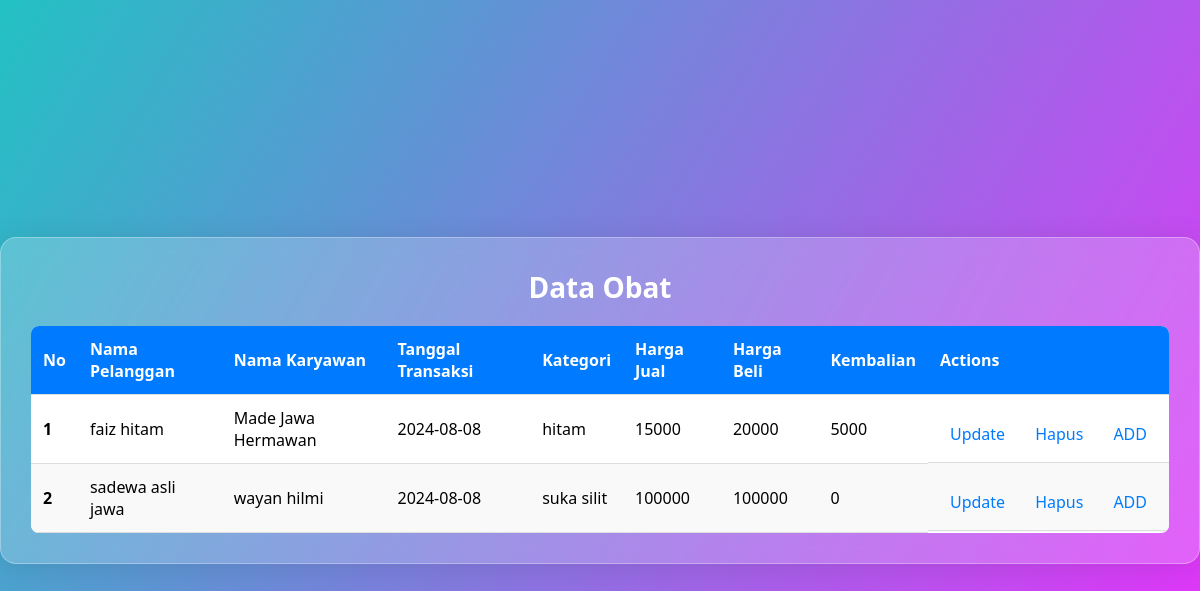
Screenshot of /transaksi/tampil_obat.php with the database file from the repository.
### tables this page shows
CREATE TABLE `tb_transaksi` (
  `id_transaksi` int(5) NOT NULL,
  `id_pelanggan` int(4) DEFAULT NULL,
  `id_karyawan` int(4) DEFAULT NULL,
  `tgl_transaksi` date DEFAULT NULL,
  `kategori_pelanggan` varchar(20) DEFAULT NULL,
  `total_bayar` double DEFAULT NULL,
  `bayar` double DEFAULT NULL,
  `kembali` double DEFAULT NULL
);

CREATE TABLE `tb_pelanggan` (
  `id_pelanggan` int(4) NOT NULL,
  `nama_pelanggan` varchar(50) NOT NULL,
  `alamat` varchar(100) NOT NULL,
  `telp` int(15) NOT NULL,
  `usia` int(3) NOT NULL,
  `bukti_foto_resep` varchar(255) NOT NULL
);

CREATE TABLE `tb_karyawan` (
  `id_karyawan` int(4) NOT NULL,
  `nama_karyawan` varchar(50) NOT NULL,
  `alamat` varchar(100) NOT NULL,
  `telp` varchar(15) NOT NULL
);

### transaksi/tampil_obat.php (the view, shortened to what this page needs)
<!DOCTYPE html>
<html lang="en">
<head>
</head>
<body>
  <div class="container">
    <h1>Data Obat</h1>
    <table class="table table-striped">
      <thead>
        <tr>
          <th scope="col">No</th>
          <th scope="col">Nama Pelanggan</th>
          <th scope="col">Nama Karyawan</th>
          <th scope="col">Tanggal Transaksi</th>
          <th scope="col">Kategori</th>
          <th scope="col">Harga Jual</th>
          <th scope="col">Harga Beli</th>
          <th scope="col">Kembalian</th>
          <th scope="col">Actions</th>
        </tr>
      </thead>
      <tbody>
        <?php
        include "../conn.php";
        $no = 1;
        $data_obat = mysqli_query($conn, "SELECT * FROM tb_transaksi INNER JOIN tb_pelanggan ON tb_transaksi.id_pelanggan = tb_pelanggan.id_pelanggan INNER JOIN tb_karyawan ON tb_transaksi.id_karyawan = tb_karyawan.id_karyawan");
        while ($data = mysqli_fetch_assoc($data_obat)) {
        ?>
          <tr>
            <th scope="row"><?= $no++ ?></th>
            <td><?= $data['nama_pelanggan']; ?></td>
            <td><?= $data['nama_karyawan']; ?></td>
            <td><?= $data['tgl_transaksi']; ?></td>
            <td><?= $data['kategori_pelanggan']; ?></td>
            <td><?= $data['total_bayar']; ?></td>
            <td><?= $data['bayar']; ?></td>
            <td><?= $data['kembali']; ?></td>
            <td class="actions">
              <a href="update.php?id_obat=<?= $data['id_transaksi'] ?>">Update</a>
              <a href="delete_obat.php?id_obat=<?= $data['id_transaksi'] ?>" onclick="return confirm('Apakah anda yakin ingin menghapus data ini?')">Hapus</a>
              <a href="tambah_obat.php">ADD</a>
            </td>
          </tr>
        <?php
        }
        ?>
      </tbody>
    </table>
  </div>
</body>
</html>

### transaksi/tampil_obat.php (style rules this page uses)
body { font-family: 'Segoe UI', Tahoma, Geneva, Verdana, sans-serif; display: flex; justify-content: center; align-items: center; height: 100vh; margin: 0; background: rgb(34, 193, 195); background: linear-gradient(120deg, rgba(34, 193, 195, 1) 0%, rgba(237, 45, 253, 1) 100%); }
.container { padding: 30px; max-width: 1200px; width: 100%; background: rgba(255, 255, 255, 0.2); border-radius: 16px; box-shadow: 0 4px 30px rgba(0, 0, 0, 0.1); backdrop-filter: blur(10px); -webkit-backdrop-filter: blur(10px); border: 1px solid rgba(255, 255, 255, 0.3); }
h1 { color: #ffffff; margin: 0 0 20px; font-size: 28px; text-align: center; }
table { width: 100%; border-collapse: collapse; background-color: #ffffff; border-radius: 8px; overflow: hidden; }
thead { background-color: #007bff; color: white; }
th, td { padding: 12px; text-align: left; border-bottom: 1px solid #ddd; }
th { font-weight: 600; }
tbody tr:nth-child(even) { background-color: #f9f9f9; }
a { color: #007bff; text-decoration: none; padding: 5px 10px; }
.actions { display: flex; gap: 10px; padding-top: 23px; }

### rows the page displays
tb_transaksi: id_pelanggan.nama_pelanggan "faiz hitam", id_karyawan.nama_karyawan "Made Jawa Hermawan", tgl_transaksi "2024-08-08", kategori_pelanggan "hitam", total_bayar "15000", bayar "20000", kembali "5000"
tb_transaksi: id_pelanggan.nama_pelanggan "sadewa asli jawa", id_karyawan.nama_karyawan "wayan hilmi", tgl_transaksi "2024-08-08", kategori_pelanggan "suka silit", total_bayar "100000", bayar "100000", kembali "0"
